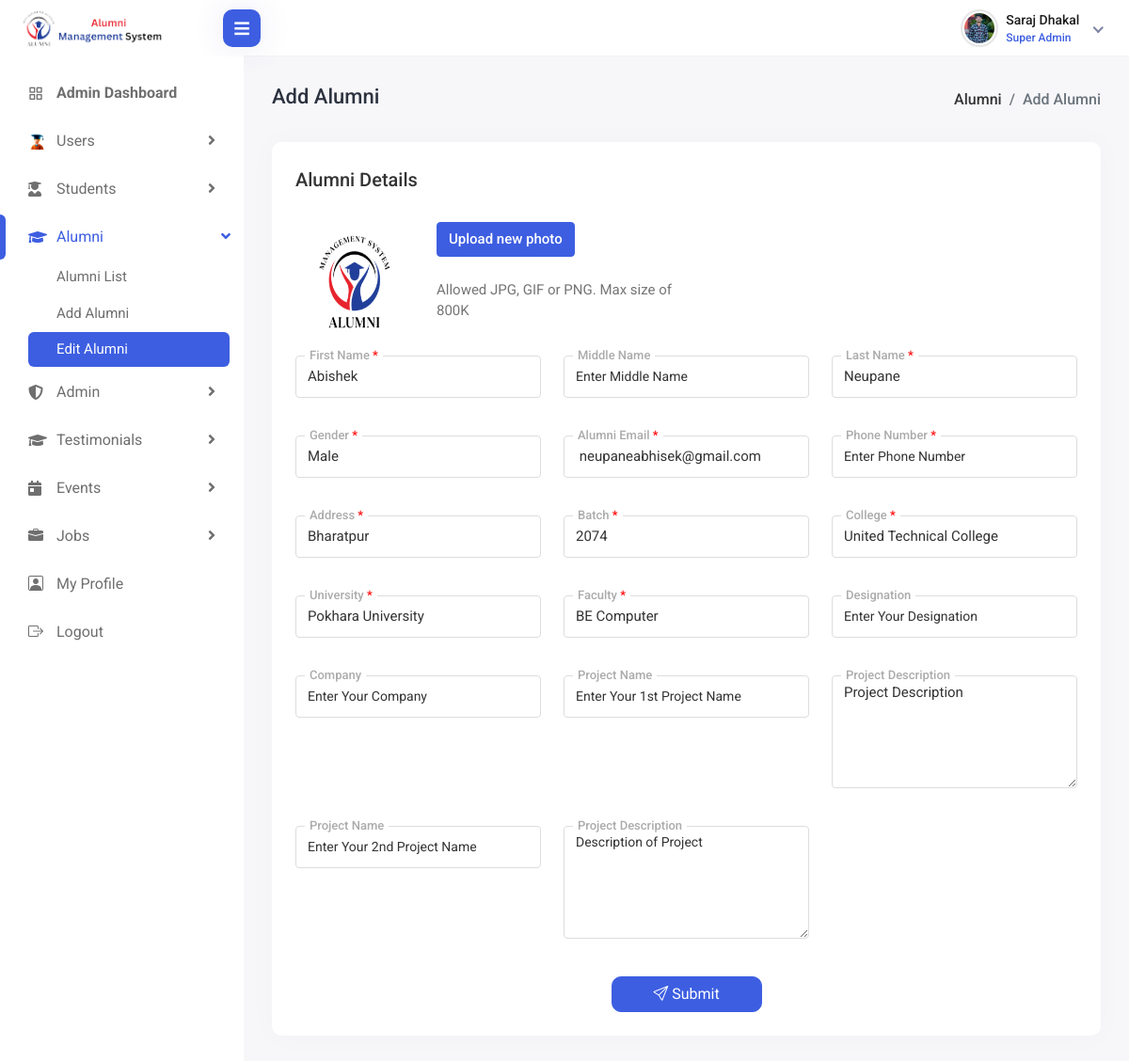
/admin/edit-alumnis.php?alumni_id=1 (signed in), run on the app's committed database.
### tables this page shows
CREATE TABLE `alumni` (
  `alumni_id` int(11) NOT NULL,
  `first_name` varchar(255) DEFAULT NULL,
  `middle_name` varchar(255) DEFAULT NULL,
  `last_name` varchar(255) DEFAULT NULL,
  `gender` varchar(10) DEFAULT NULL,
  `alumni_email` varchar(255) DEFAULT NULL,
  `phone` varchar(20) DEFAULT NULL,
  `batch` int(11) DEFAULT NULL,
  `university` varchar(255) DEFAULT NULL,
  `college` varchar(255) DEFAULT NULL,
  `faculty` varchar(255) DEFAULT NULL,
  `address` text DEFAULT NULL,
  `role` varchar(255) DEFAULT NULL,
  `post` varchar(255) DEFAULT NULL,
  `company` varchar(255) DEFAULT NULL,
  `project1_name` varchar(255) DEFAULT NULL,
  `project1_description` text DEFAULT NULL,
  `project2_name` varchar(255) NOT NULL,
  `project2_description` text NOT NULL,
  `alumni_image` varchar(255) DEFAULT NULL
);

### admin/edit-alumnis.php (the view, shortened to what the rows shown need)
<?php include('head/header.php');
function validate_form($data)
{
    $data = trim($data);
    $data = stripslashes($data);
    $data = htmlspecialchars($data);
    return $data;
}
$alumni_id = validate_form($_GET['alumni_id']);
$sql = "SELECT * FROM alumni where alumni_id ='$alumni_id' ";
$result = $conn->query($sql);
$row = $result->fetch_assoc();
?>
<div class="page-wrapper">
    <div class="content container-fluid">
        <div class="row">
            <div class="col-sm-12">
                <div class="card">
                    <div class="card-body">
                        <form action="edit-alumni.php?alumni_id=<?= $row['alumni_id'] ?>" method="post" enctype="multipart/form-data">
                            <div class="row">
                                <div class="col-12">
                                    <h5 class="form-title"><span>Alumni Details</span></h5>
                                </div>
                                <img src="../upload_images/<?= $row["alumni_image"] ?>" alt="avatar" class="rounded-circle img-fluid" style="width: 150px;">
                                <div class="col-12 col-sm-4">
                                    <div class="form-group students-up-files">
                                    </div>
                                </div>
                                <div class="col-12 col-sm-4">
                                    <div class="form-group local-forms">
                                        <label>First Name
                                            <span class="login-danger">*</span></label>
                                        <input type="text" class="form-control" placeholder="Enter  First Name" name="first_name" value="<?= $row['first_name'] ?>" required />
                                    </div>
                                </div>
                                <div class="col-12 col-sm-4">
                                    <div class="form-group local-forms">
                                    </div>
                                </div>
                                <div class="col-12 col-sm-4">
                                    <div class="form-group local-forms">
                                        <label>Last Name
                                            <span class="login-danger">*</span></label>
                                        <input type="text" class="form-control" name="last_name" placeholder="Enter Last Name" value="<?= $row['last_name'] ?>" required />
                                    </div>
                                </div>
                                <div class="col-12 col-sm-4">
                                    <div class="form-group local-forms">
                                        <label>Gender <span class="login-danger">*</span></label>
                                        <select class="form-control select" name="gender">
                                            <option value="<?= $row['gender'] ?>"><?= $row['gender'] ?></option>
                                        </select>
                                    </div>
                                </div>
                                <div class="col-12 col-sm-4">
                                    <div class="form-group local-forms">
                                        <label>Alumni Email
                                            <span class="login-danger">*</span></label>
                                        <input class="form-control" type="text" name="alumni_email" value=" <?= $row['alumni_email'] ?>" placeholder="Email Address" required />
                                    </div>
                                </div>
                                <div class="col-12 col-sm-4">
                                    <div class="form-group local-forms">
                                    </div>
                                </div>
                                <div class="col-12 col-sm-4">
                                    <div class="form-group local-forms">
                                        <label>Address
                                            <span class="login-danger">*</span></label>
                                        <input type="text" class="form-control" name="address" value="<?= $row['address'] ?>" placeholder="Address" />
                                    </div>
                                </div>
                                <div class="col-12 col-sm-4">
                                    <div class="form-group local-forms">
                                        <label>Batch <span class="login-danger">*</span></label>
                                        <input type="text" class="form-control" name="batch" value="<?= $row['batch'] ?>" placeholder="Enter Batch Year" required />
                                    </div>
                                </div>
                                <div class="col-12 col-sm-4">
                                    <div class="form-group local-forms">
                                    </div>
                                </div>
                                <div class="col-12 col-sm-4">
                                    <div class="form-group local-forms">
                                    </div>
                                </div>
                                <div class="col-12 col-sm-4">
                                    <div class="form-group local-forms">
                                    </div>
                                </div>
                                <div class="col-12 col-sm-4">
                                    <div class="form-group local-forms">
                                    </div>
                                </div>
                                <div class="col-12 col-sm-4">
                                    <div class="form-group local-forms">
                                    </div>
                                </div>
                                <div class="col-12 col-sm-4">
                                    <div class="form-group local-forms">
                                    </div>
                                </div>
                                <div class="col-12 col-sm-4">
                                    <div class="form-group local-forms">
                                        <label>Project Description
                                        </label>
                                        <textarea name="project1_description" name="project1_description" class="form-control" placeholder="Description of Project" cols="47" rows="3"><?= $row['project1_description'] ?></textarea>
                                    </div>
                                </div>
                                <div class="col-12 col-sm-4">
                                    <div class="form-group local-forms">
                                    </div>
                                </div>
                                <div class="col-12 col-sm-4">
                                    <div class="form-group local-forms">
                                    </div>
                                </div>
                                <div class="col-12">
                                    <div class="student-submit text-center">
                                    </div>
                                </div>
                            </div>
                        </form>
                    </div>
                </div>
            </div>
        </div>
    </div>
</div>
<?php include('head/footer.php'); ?>

### admin/head/header.php (shortened to what the rows shown need)
<?php
include('../config/db.php');
$sql = "SELECT * FROM admin where admin_email='" . $_SESSION['admin_email'] . " ' ";
$result = $conn->query($sql);
$row1 = $result->fetch_assoc();
?>
<!DOCTYPE html>
<html lang="en">
<head>
    <link rel="stylesheet" href="assets/plugins/bootstrap/css/bootstrap.min.css">
    <link href="../assets/vendor/bootstrap-icons/bootstrap-icons.css" rel="stylesheet">
    <link href="../assets/vendor/boxicons/css/boxicons.min.css" rel="stylesheet">
    <link href="../assets/vendor/animate.css/animate.min.css" rel="stylesheet">
    <link rel="stylesheet" href="assets/plugins/feather/feather.css">
    <link rel="stylesheet" href="assets/plugins/icons/flags/flags.css">
    <link rel="stylesheet" href="assets/plugins/fontawesome/css/fontawesome.min.css">
    <link rel="stylesheet" href="assets/plugins/fontawesome/css/all.min.css">
    <link rel="stylesheet" href="assets/plugins/datatables/datatables.min.css" />
    <link rel="stylesheet" href="assets/css/style.css">
</head>
<body>
    <div class="main-wrapper">
        <div class="header">
            <ul class="nav user-menu">
                <li class="nav-item dropdown has-arrow new-user-menus">
                    <a href="#" class="dropdown-toggle nav-link" data-bs-toggle="dropdown">
                        <span class="user-img">
                            <img class="rounded-circle" src="../upload_images/<?= $row1['admin_image'] ?>" width="31" alt="Soeng Souy">
                            <div class="user-text">
                                <h6> <?= $row1['firstname'] ?> <?= $row1['lastname'] ?> </h6>
                                <p class="text-muted mb-0"><?= $row1['role'] ?></p>
                            </div>
                        </span>
                    </a>
                </li>
            </ul>
        </div>

### data on the page
alumni: alumni_image (picture), first_name "Abishek", last_name "Neupane", gender "Male", alumni_email "neupaneabhisek@gmail.com", address "Bharatpur", batch "2074", project1_description "Project Description"

### other printed values
$row1['firstname'] "Saraj"
$row1['lastname'] "Dhakal"
$row1['role'] "Super Admin"
